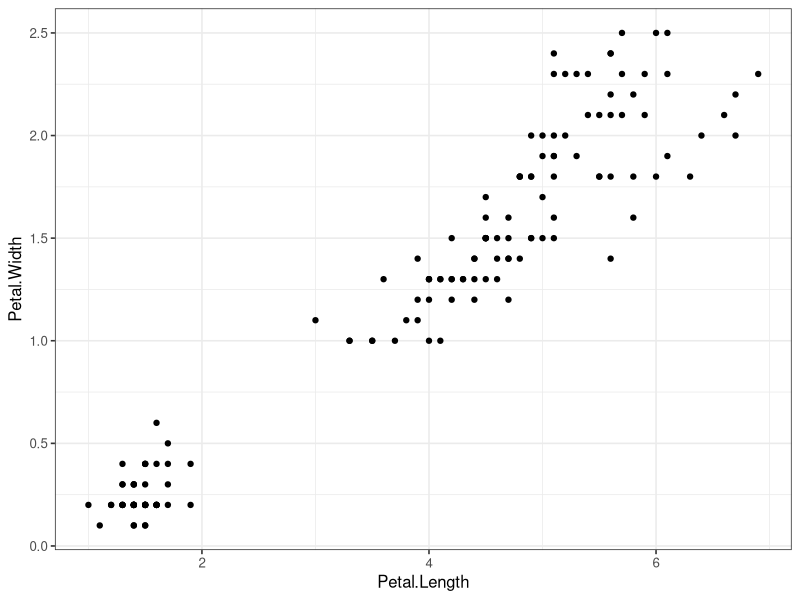
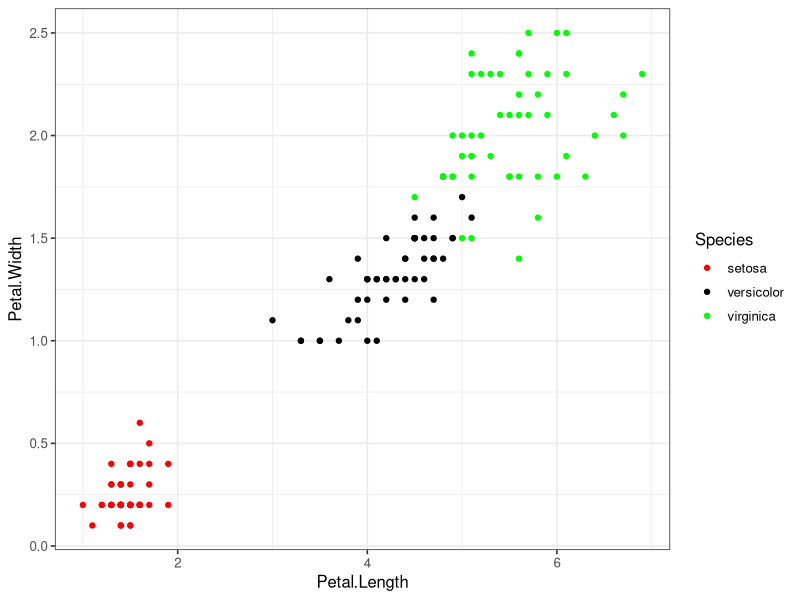
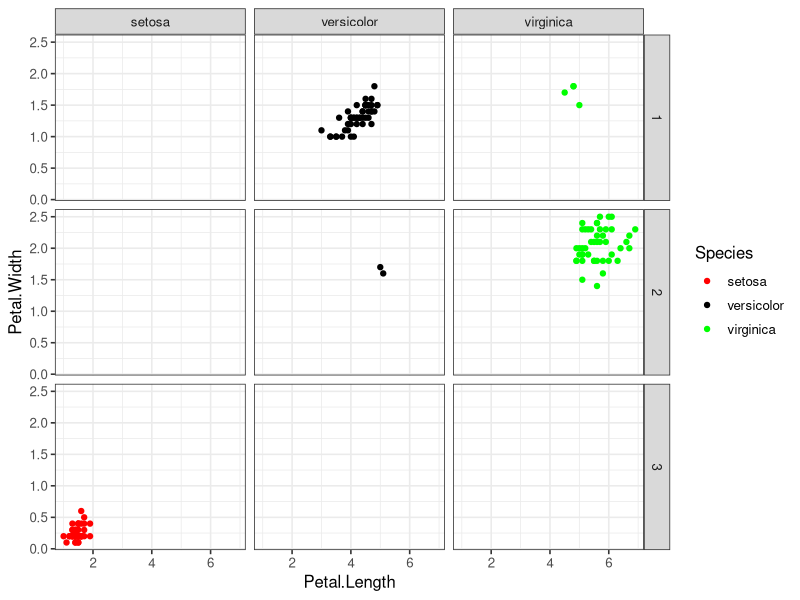
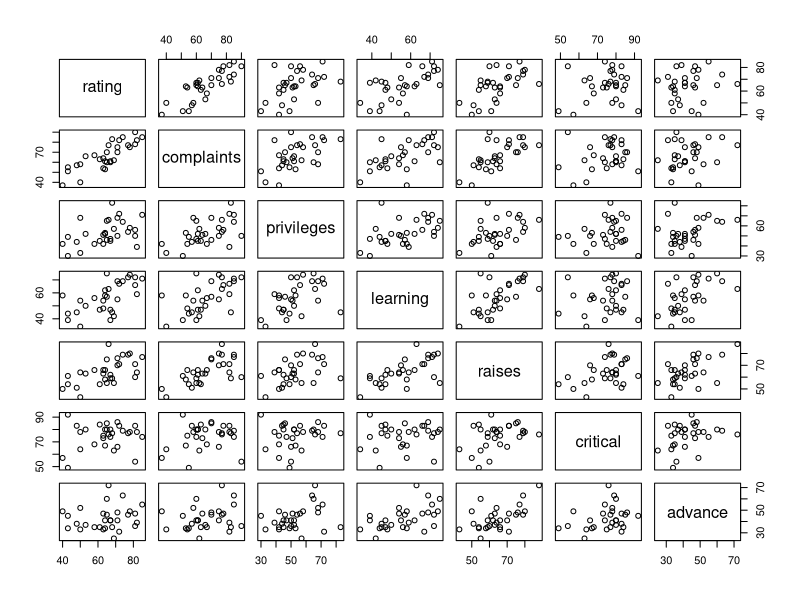
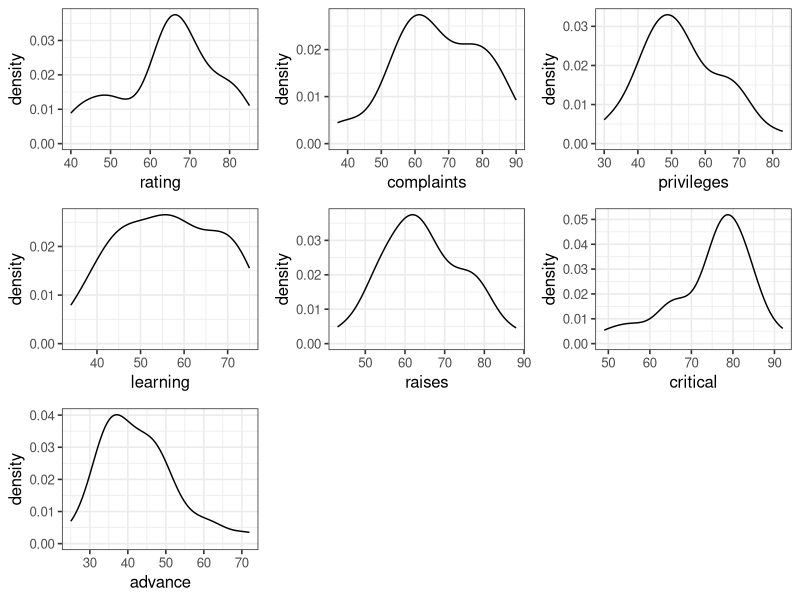
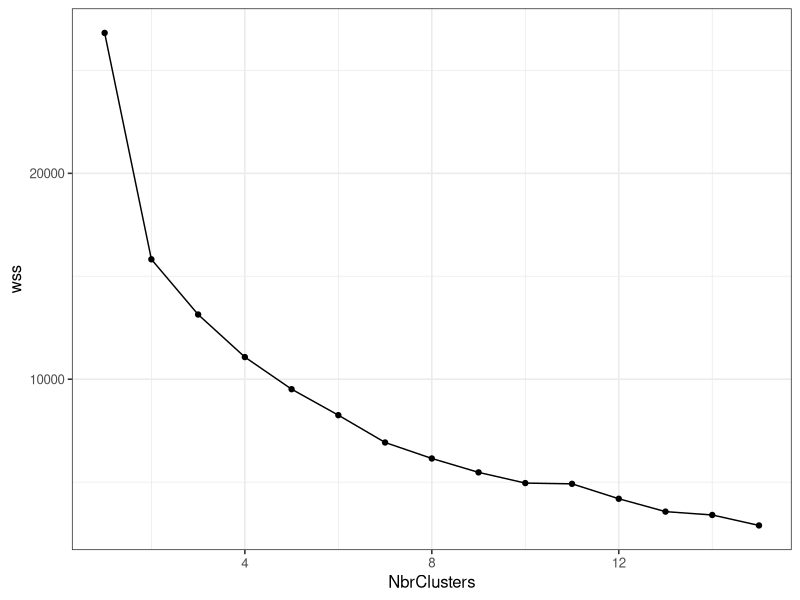
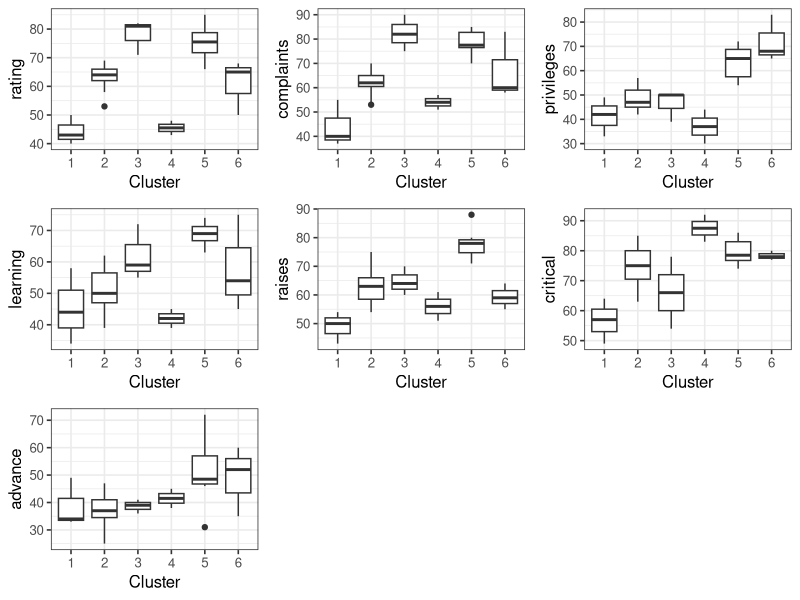
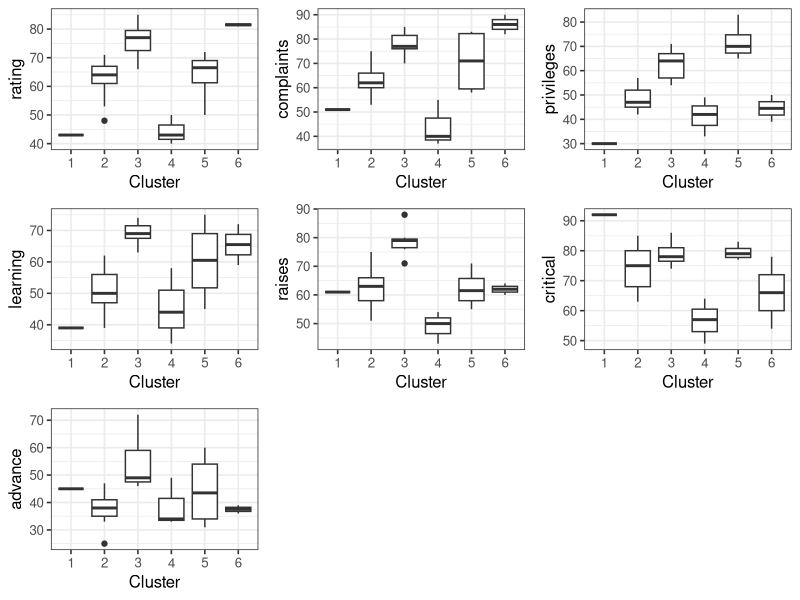

Reproduce these figures in R, in order. (Note: this script raises an error after producing the figures.)
# Faking it as a Data Scientist, Hands-on
# ==============================================================================









# Loading libraries, etc.
# ------------------------------------------------------------------------------
library(datasets)
library(ggplot2)
library(gridExtra)
theme_set(theme_bw(12))










# Clustering - Textbook example
# ==============================================================================


# Exploring data
# ------------------------------------------------------------------------------


head(iris)
# ?iris


ggplot(
   iris, 
   aes(
      x = Petal.Length, 
      y =Petal.Width
   )
) + 
   geom_point()




ggplot(
   iris, 
   aes(
      x = Petal.Length, 
      y = Petal.Width, 
      color = Species
   )
) + 
   geom_point() + 
   scale_colour_manual(
      values =  c('red','black','green')
   )




# Running k-means clustering
# Feel free to play with the arguments
# ------------------------------------------------------------------------------


# controlling any randomisation
set.seed(1)


iris$Cluster = NULL


irisCluster <- kmeans(
   x = iris[, 3:4], # assume we already these are the important variables
   centers = 3 # assume we already know how many clusters to split it in
)




# K-means clustering results exploration
# ------------------------------------------------------------------------------


iris$Cluster = as.character(irisCluster$cluster)


ggplot(
   iris, 
   aes(
      x = Petal.Length, 
      y = Petal.Width, 
      color = Species
   )
) + 
   geom_point() + 
   scale_colour_manual(
      values =  c('red','black','green')
   ) + 
   facet_grid(Cluster~Species)




table(irisCluster$cluster, iris$Species)




# Cleaning
# ------------------------------------------------------------------------------


rm(list = ls())












# Clustering - More realistic data set
# ==============================================================================




# Exploring data
# ------------------------------------------------------------------------------


head(attitude)
# ?attitude


plot(attitude)


lPlots = lapply(
   colnames(attitude),
   function(cColumnName) {
      ggplot(attitude) + geom_density(aes_string(x = cColumnName))
   }
)


do.call('grid.arrange', lPlots)




# Figure out the best number of clusters
# ---------------------------------------------------------------------------
dfnbrclusters = data.frame(
   wss = ( nrow( attitude ) - 1 ) * sum( apply ( attitude, 2, var ) ),
   NbrClusters = 1
)


for (i in 2:15) {
   
   dfnbrclusters = rbind(
      dfnbrclusters,
      data.frame(
         NbrClusters = i,
         wss = sum(
            kmeans(
               attitude,
               centers = i
            )$withinss
         )
      )
   )
   
}

# Find an elbow. 
# Incremental gain after elbow is little.
ggplot(
   dfnbrclusters, 
   aes(x = NbrClusters, y = wss)
) + 
   geom_line() + 
   geom_point()






# Running k-means clustering
# Feel free to play with the arguments
# ------------------------------------------------------------------------------


# controlling any randomisation
set.seed(1)




# clustering
attitude$Cluster = NULL

# Centers = 6 from the elbow
attitudeCluster <- kmeans(
   x = attitude,
   centers = 6
)




# K-means clustering results exploration
# ------------------------------------------------------------------------------


attitude$Cluster = as.character(attitudeCluster$cluster)


lClusterPlots = lapply(
   setdiff(colnames(attitude), 'Cluster'),
   function(cColumnName) {
      
      ggplot(attitude) + 
         geom_boxplot(
            aes_string(
               x = 'Cluster', 
               y = cColumnName, 
               group = 'Cluster'
            )
         )
   }
)


do.call(
   'grid.arrange', 
   lClusterPlots
)




# Running hierarchical clustering
# ------------------------------------------------------------------------------


attitude$Cluster = NULL
attitudeCluster = hclust(dist(attitude))




# Hierarchical clustering results exploration
# ------------------------------------------------------------------------------


attitude$Cluster = as.character(cutree(attitudeCluster, k = 6))


lClusterPlots = lapply(
   setdiff(colnames(attitude), 'Cluster'),
   function(cColumnName) {
      
      ggplot(attitude) + 
         geom_boxplot(
            aes_string(
               x = 'Cluster', 
               y = cColumnName, 
               group = 'Cluster'
            )
         )
   }
)


do.call(
   'grid.arrange', 
   lClusterPlots
)


# Cleaning
# ------------------------------------------------------------------------------


rm(list = ls())


# Other types
# ------------------------------------------------------------------------------
# Fuzzy
# Density
# Overlapping
















# Classification - example
# ==============================================================================




# Exploring data
# ------------------------------------------------------------------------------
head(infert)
# ?infert
plot(infert)




# Running logistic regression
# Feel free to play with the arguments
# ------------------------------------------------------------------------------


# cautionary removal of prediction column in case you rerun it
# and mistakenly to get the prediction being used to predict
infert$prediction = NULL
infert$predictionprobability = NULL


infertClassification <- glm(
   case ~ ., 
   data = infert, 
   family = binomial()
)


summary(infertClassification)
# note that only induced and spontaneous are significant


infertClassification <- glm(
   case ~ induced+spontaneous, 
   data = infert, 
   family = binomial()
)


summary(infertClassification)


# Logistic regression results exploration
# ------------------------------------------------------------------------------


infert$predictionprobability = predict(
   infertClassification,
   newdata = infert,
   type = 'response'
)


infert$prediction = infert$predictionprobability > 0.5


ggplot(infert) + 
   geom_point(
      aes(
         x = predictionprobability, 
         y = factor(case)
      ), 
      position = position_jitter(height = 0.01)
   )


table(
   infert$prediction, 
   infert$case
)
# oveall accuracy isn't great
# but what if the problem statement was fraud detection? 149/204 fraudulent 
# transactions could be detected at the inconvenience of 16/44 genuine customers 


# Looking for the famous S shape
# ------------------------------------------------------------------------------


# Making some fake data
# ------------------------------------------------------------------------------
# Spontaneous will be broken into more than just 0, 1, 2 so that we have
# better resolution on the curve even thought you can't have 0.5 spontaneous
# abortions.
dtFakeDataset = data.frame(
   expand.grid(
      0:2, 
      (0:60)/30
   )
)
colnames(dtFakeDataset) = c('induced','spontaneous')
head(dtFakeDataset)


# predicting probabilities for the fake data
# ------------------------------------------------------------------------------
dtFakeDataset$predictionprobability = predict(
   infertClassification,
   newdata = dtFakeDataset,
   type = 'response'
)

 
# s shape plot
# ------------------------------------------------------------------------------
ggplot(
   dtFakeDataset[dtFakeDataset$induced == 0.00,]
) + 
   geom_line(
      aes(
         x = spontaneous, 
         y = predictionprobability
      )
   )
# fail


# making faker data to get the s shape
# ------------------------------------------------------------------------------
dtFakeDataset = data.frame(
   expand.grid(
      0:2, 
      (-600:600)/30
   )
)
colnames(dtFakeDataset) = c('induced','spontaneous')
head(dtFakeDataset)


# predicting probabilities for the faker data
# ------------------------------------------------------------------------------
dtFakeDataset$predictionprobability = predict(
   infertClassification,
   newdata = infert,
   type = 'response'
)



# s shape plot
# ------------------------------------------------------------------------------
ggplot(
   dtFakeDataset
) + 
   geom_line(
      aes(
         x = spontaneous, 
         y = predictionprobability
      )
   )


# Cleaning
# ------------------------------------------------------------------------------


rm(list = ls())








# Regression - example
# Disclaimer: Not a meteorologist. The formulation may not makes sense.
# ==============================================================================




# Exploring data
# ------------------------------------------------------------------------------


head(airquality)
# ?airquality


plot(
	airquality[, 
		c('Ozone','Solar.R','Wind','Temp')
	]
)




# Running linear regression
# Feel free to play with the arguments
# ------------------------------------------------------------------------------
lmAirquality = lm(
   Ozone ~ Solar.R + Wind + Temp, 
   data = airquality
)


summary(lmAirquality)
# what are the significant variables?




# Linear regression results exploration
# ------------------------------------------------------------------------------
airquality$PredictionOzone = predict(
   lmAirquality, 
   newdata = airquality
)
airquality$ErrorOzone = airquality$PredictionOzone  - airquality$Ozone 


plotPredictions1 = ggplot() + 
   geom_point(
   	data = airquality, 
   	aes(
   		x = Ozone, 
   		y = PredictionOzone
   	)
   ) + 
   geom_abline(
   	slope = 1, 
   	intercept = 0
   ) + 
   geom_vline(xintercept = 0) + 
   geom_hline(yintercept = 0) + 
   coord_fixed()


plotPredictions1 


plotWindError = ggplot() + 
   geom_point(
   	data = airquality, 
   	aes(
   		x = Wind, 
   		y = ErrorOzone
   	)
   ) +
   geom_hline(yintercept = 0)

plotTempError = ggplot() + 
   geom_point(
   	data = airquality, 
   	aes(
   		x = Temp, 
   		y = ErrorOzone
   	)
   ) + 
   geom_hline(yintercept = 0)

plotSolar.RError = ggplot() + 
   geom_point(
   	data = airquality, 
   	aes(
   		x = Solar.R, 
   		y = ErrorOzone
   	)
   ) + 
   geom_hline(yintercept = 0)

plotOzoneError = ggplot() + 
   geom_point(
   	data = airquality, 
   	aes(
   		x = Ozone, 
   		y = ErrorOzone
   	)
   ) + 
   geom_hline(yintercept = 0)


grid.arrange(
   plotWindError,
   plotTempError,
   plotSolar.RError,
   plotOzoneError,
   ncol = 2
)
# errors from a good linear regression should be uniformly spread 
# around 0 across all values of the variable. There should be no 
# pattern against any of the variables.
# Whatever pattern is observed, try to include it in the regression


# Therefore, running linear regression - second pass
# Feel free to play with the arguments
# ------------------------------------------------------------------------------
lmAirquality = lm(
   Ozone ~ Solar.R + Wind + Temp + I( Temp * Temp ) + I( Wind * Wind ), 
   data = airquality
)
summary(lmAirquality)




# Linear regression second pass results exploration
# ------------------------------------------------------------------------------
airquality$PredictionOzone = predict(
   lmAirquality, 
   newdata = airquality
)
airquality$ErrorOzone = airquality$PredictionOzone  - airquality$Ozone 


plotPredictions1 + 
   geom_point(
   	data = airquality, 
   	aes(
   		x = Ozone, 
   		y = PredictionOzone, 
   		color = '2'
   	)
   )


grid.arrange(
   plotWindError + 
      geom_point(
      	data = airquality, 
      	aes(
      		x = Wind, 
      		y = ErrorOzone, 
      		color = '2'
      	)
     ),
   plotTempError + 
      geom_point(
      	data = airquality, 
      	aes(
      		x = Temp,
      		y = ErrorOzone, 
      		color = '2'
      	)
      ),
   plotSolar.RError + 
      geom_point(
      	data = airquality,
      	aes(
      		x = Solar.R, 
      		y = ErrorOzone, 
      		color = '2'
      	)
      ),
   plotOzoneError + 
      geom_point(
      	data = airquality, 
      	aes(
      		x = Ozone, 
      		y = ErrorOzone, 
      		color = '2'
      	)
      ),
   ncol = 2
)